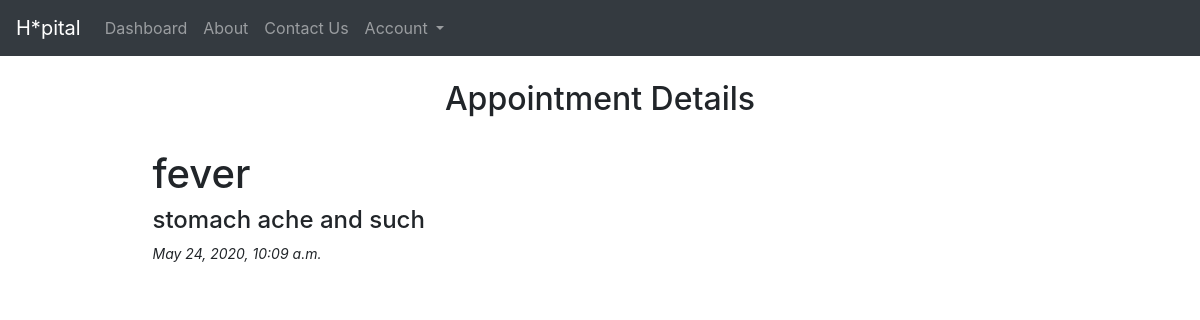
Screenshot of /appointments/details/2/ with the database file from the repository.
### appointments/models.py (models this page shows, shortened)
class AppointmentsList(models.Model):
    user = models.ForeignKey(User, null=True, on_delete=models.SET_NULL)
    problem = models.CharField(max_length=100, null=False)
    details = models.TextField(null=True, blank=True)
    draft_time = models.DateTimeField(auto_now=False, auto_now_add=False, null=True, blank=True)
    creation_time = models.DateTimeField(auto_now_add=True)
    updation_time = models.DateTimeField(auto_now=True)

### appointments/views.py (the view)
# urls.py: path('details/<int:id>/', aptmt_details_view),
def aptmt_details_view(request, id):
    obj = get_object_or_404(AppointmentsList, id=id)
    template_name = 'appointments/details.html'
    context = {"object": obj, "title": "Appointment Details"}
    return render(request, template_name, context)

### appointments/templates/appointments/details.html
{% extends "base.html" %}
{% block content%}
    <h1>{{ object.problem }}</h1>
    <h4>{{ object.details }}</h4>
    <p style="font-size: 14px;"><i>{{ object.creation_time }}</i></p>
{% endblock %}

### rows the page displays
AppointmentsList: problem "fever", details "stomach ache and such", creation_time "May 24, 2020, 10:09 a.m."

### other values shown
{{ title }} "Appointment Details"
